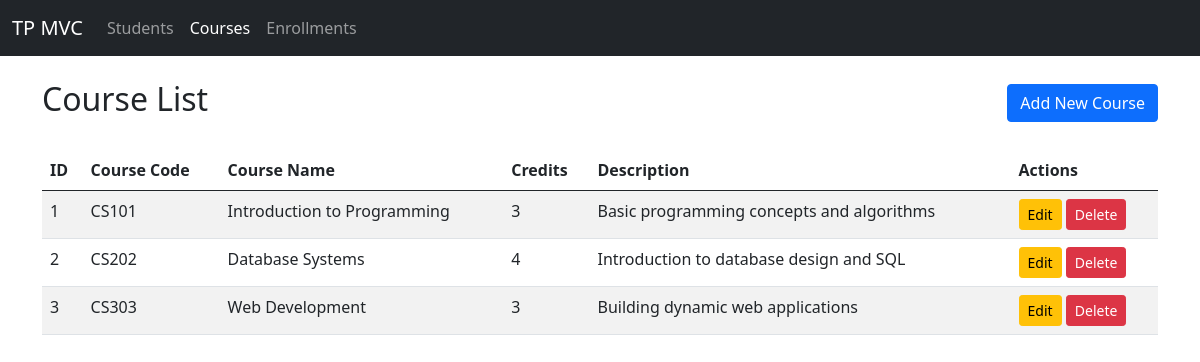
Page /tp_mvc/index.php?action=courses on the committed database.
### tables this page shows
CREATE TABLE courses (
  id INT AUTO_INCREMENT PRIMARY KEY,
  course_code VARCHAR(20) NOT NULL UNIQUE,
  course_name VARCHAR(100) NOT NULL,
  credits INT NOT NULL,
  description TEXT
);

### tp_mvc/controllers/CourseController.php (called while the page is built, shortened)
<?php
require_once 'models/Course.php';
class CourseController {
    private $course;
    public function __construct($conn) {
        $this->course = new Course($conn);
    }
    public function index() {
        $result = $this->course->getAll();
        include 'views/course_view.php';
    }
}
?>

### tp_mvc/models/Course.php (called while the page is built, shortened)
<?php
class Course {
    private $conn;
    public function __construct($conn) {
        $this->conn = $conn;
    }
    public function getAll() {
        $sql = "SELECT * FROM courses";
        $result = $this->conn->query($sql);
        return $result;
    }
}
?>

### tp_mvc/views/course_view.php (the view)
<?php include 'views/layouts/header.php'; ?>
<div class="d-flex justify-content-between align-items-center mb-4">
  <h2>Course List</h2>
  <a href="index.php?action=createCourse" class="btn btn-primary">Add New Course</a>
</div>
<table class="table table-striped">
  <thead>
    <tr>
      <th>ID</th>
      <th>Course Code</th>
      <th>Course Name</th>
      <th>Credits</th>
      <th>Description</th>
      <th>Actions</th>
    </tr>
  </thead>
  <tbody>
    <?php
    if ($result->num_rows > 0) {
      while ($row = $result->fetch_assoc()) {
        echo "<tr>
                <td>{$row['id']}</td>
                <td>{$row['course_code']}</td>
                <td>{$row['course_name']}</td>
                <td>{$row['credits']}</td>
                <td>" . (strlen($row['description']) > 50 ? substr($row['description'], 0, 50) . '...' : $row['description']) . "</td>
                <td>
                  <a href='index.php?action=editCourse&id={$row['id']}' class='btn btn-sm btn-warning'>Edit</a>
                  <a href='index.php?action=deleteCourse&id={$row['id']}' class='btn btn-sm btn-danger' onclick='return confirm(\"Are you sure?\")'>Delete</a>
                </td>
              </tr>";
      }
    } else {
      echo "<tr><td colspan='6' class='text-center'>No courses found</td></tr>";
    }
    ?>
  </tbody>
</table>
<?php include 'views/layouts/footer.php'; ?>

### rows in the picture
courses: id "1", course_code "CS101", course_name "Introduction to Programming", credits "3", description "Basic programming concepts and algorithms"
courses: id "2", course_code "CS202", course_name "Database Systems", credits "4", description "Introduction to database design and SQL"
courses: id "3", course_code "CS303", course_name "Web Development", credits "3", description "Building dynamic web applications"
